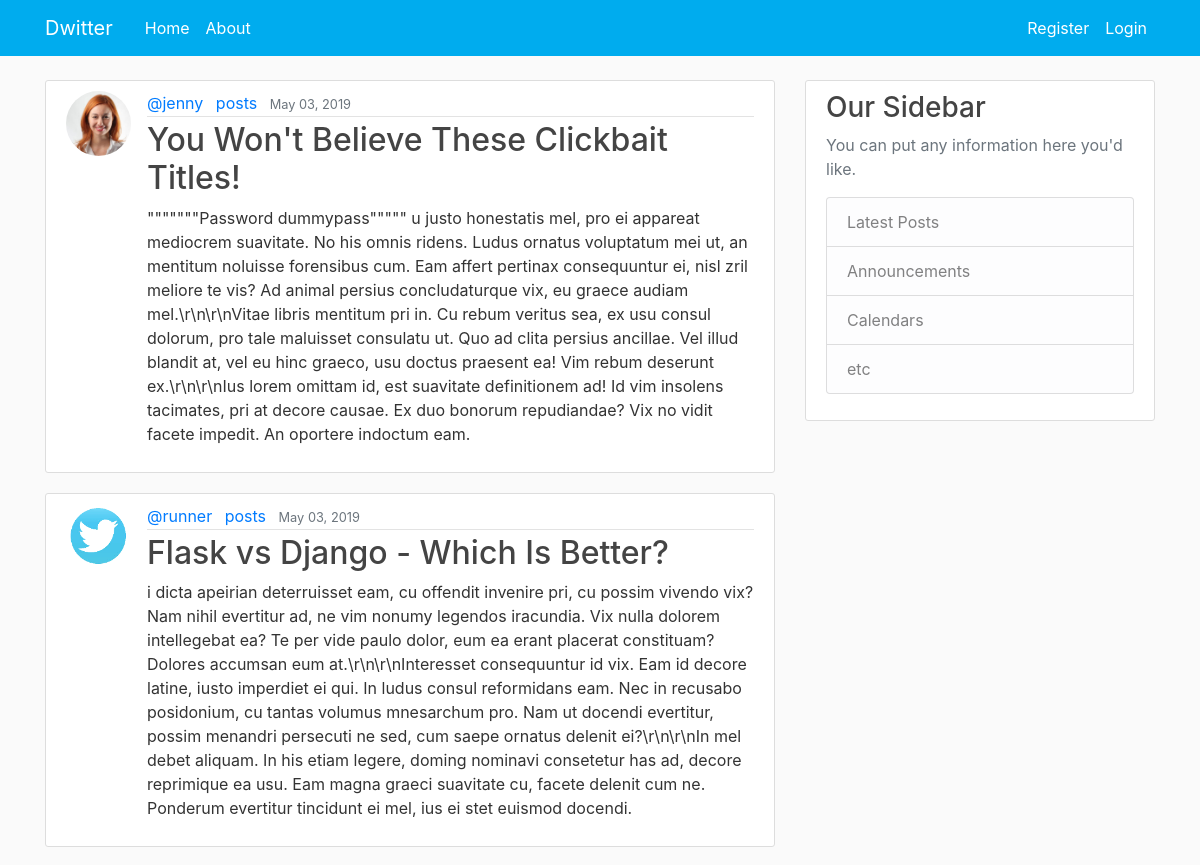
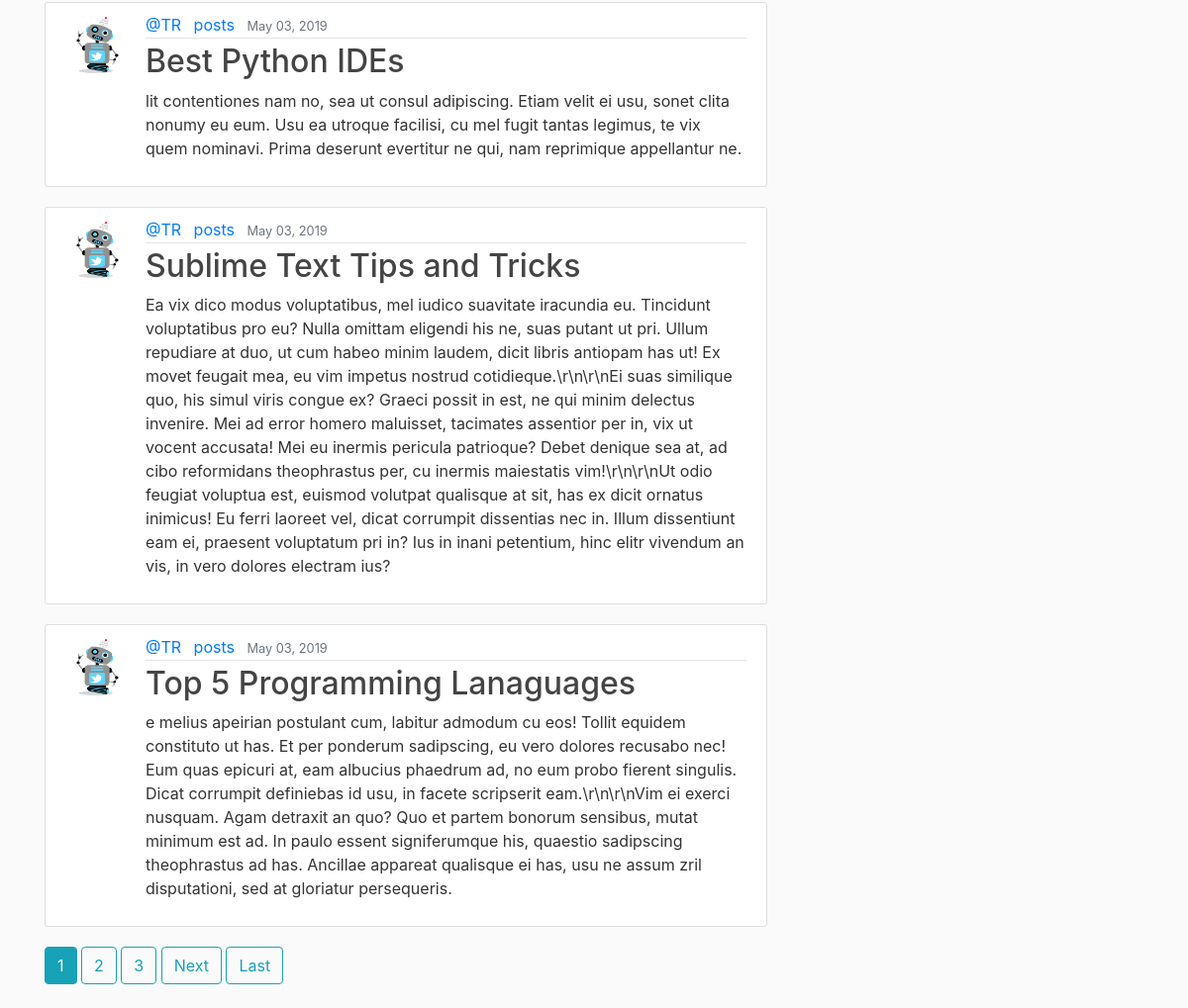
The page / on the database its author committed (2 pictures, top to bottom).
### blog/models.py (models this page shows, shortened)
class Post(models.Model):
    title = models.CharField(max_length=100)
    content = models.TextField()
    date_posted = models.DateTimeField(default=timezone.now)
    author = models.ForeignKey(User, on_delete=models.CASCADE)

### users/models.py (models this page shows, shortened)
class Profile(models.Model):
    user = models.OneToOneField(User, on_delete=models.CASCADE)
    image = models.ImageField(default='default.jpg', upload_to='profile_pics')

### blog/views.py (the view)
# urls.py: path('', PostListView.as_view(), name='blog-home'),
class PostListView(ListView):
    model = Post
    template_name = 'blog/home.html'  # <app>/<model>_<viewtype>.html
    context_object_name = 'posts'
    ordering = ['-date_posted']  # newest up
    paginate_by = 5

### blog/templates/blog/home.html (shortened to what this page needs)
{% extends "blog/base.html" %}
{% block content %}
    {% for post in posts %}
        <article class="media content-section">
            <img src="{{ post.author.profile.image.url }}" alt="user" class="rounded-circle article-img">
            <div class="media-body">
                <div class="article-metadata">
                    <a class="mr-2" href="/profile/?userId={{post.author.id}}">@{{ post.author }}</a>
                    <a class="mr-2" href="{% url 'user-posts' post.author.username %}">posts</a>
                    <small class="text-muted">{{ post.date_posted |date:"F d, Y" }}</small>
                </div>
                <h2><a class="article-title" href="{% url 'post-detail' post.id %}">{{ post.title }}</a></h2>
                <p class="article-content" class="text">{{ post.content }}</p>
            </div>
        </article>
    {% endfor %}
    {% if is_paginated %}
        {% for page in page_obj.paginator.page_range %}
            {% if page_obj.number == page %}
                <a href="?page={{ page }}" class="btn btn-info mb-4">{{ page }}</a>
            {% elif page > page_obj.number|add:'-3' and page < page_obj.number|add:'3' %}
                <a href="?page={{ page }}" class="btn btn-outline-info mb-4">{{ page }}</a>
            {% endif %}
        {% endfor %}
        {% if page_obj.has_next %}
            <a href="?page={{ page_obj.next_page_number }}" class="btn btn-outline-info mb-4">Next</a>
            <a href="?page={{ page_obj.paginator.num_pages }}" class="btn btn-outline-info mb-4">Last</a>
        {% endif %}
    {% endif %}
{% endblock content %}

### blog/templates/blog/base.html (shortened to what this page needs)
{%  load static %}
<!doctype html>
<html lang="en">
  <head>
    <link rel="stylesheet" href="https://stackpath.bootstrapcdn.com/bootstrap/4.3.1/css/bootstrap.min.css">
    <link rel="stylesheet" href="{% static 'blog/main.css' %}">
  </head>
  <body>
    <header class="site-header">
        <nav class="navbar navbar-expand-md navbar-dark bg-steel fixed-top">
            <div class="container">
                <a class="navbar-brand mr-4" href="/">Dwitter</a>
                <div class="collapse navbar-collapse" id="navbarToggle">
                    <div class="navbar-nav mr-auto">
                        <a class="nav-item nav-link" href="{% url 'blog-home' %}">Home</a>
                        <a class="nav-item nav-link" href="{% url 'blog-about' %}">About</a>
                    </div>
                    <div class="navbar-nav">
                        {% if user.is_authenticated %}
                            <a class="nav-item nav-link" href="{% url 'profile' %}">{{user.username}}</a>
                            <a class="nav-item nav-link" href="{% url 'post-create' %}">New post</a>
                            <a class="nav-item nav-link" href="{% url 'logout' %}">Logout</a>
                        {% else %}
                            <a class="nav-item nav-link" href="{% url 'register' %}">Register</a>
                            <a class="nav-item nav-link" href="{% url 'login' %}">Login</a>
                        {% endif %}
                    </div>
                </div>
            </div>
        </nav>
    </header>
    <main role="main" class="container">
        <div class="row">
            <div class="col-md-8">
                {% block content %}{% endblock %}
            </div>
            <div class="col-md-4">
                <div class="content-section">
                    <h3>Our Sidebar</h3>
                    <p class='text-muted'>You can put any information here you'd like.
                        <ul class="list-group">
                            <li class="list-group-item list-group-item-light">Latest Posts</li>
                            <li class="list-group-item list-group-item-light">Announcements</li>
                            <li class="list-group-item list-group-item-light">Calendars</li>
                            <li class="list-group-item list-group-item-light">etc</li>
                        </ul>
                    </p>
                </div>
            </div>
        </div>
    </main>
  </body>
</html>

### blog/static/blog/main.css (style rules this page uses)
body { background: #fafafa; color: #333333; margin-top: 5rem; }
h1, h2, h3, h4, h5, h6 { color: #444444; }
ul { margin: 0; }
.bg-steel { background-color: #00acee; }
.site-header .navbar-nav .nav-link { color: white; }
.content-section { background: #ffffff; padding: 10px 20px; border: 1px solid #dddddd; border-radius: 3px; margin-bottom: 20px; }
.article-title { color: #444444; }
.article-content { white-space: pre-line; }
.article-img { height: 65px; width: 65px; margin-right: 16px; }
.article-metadata { padding-bottom: 1px; margin-bottom: 4px; border-bottom: 1px solid #e3e3e3 }

### rows shown on the page
Post: author.profile.image (picture), author "jenny", date_posted "May 03, 2019", title "You Won't Believe These Clickbait Titles!", content "\"\"\"\"\"\"\"Password dummypass\"\"\"\"\" u justo honestatis mel, pro ei appareat mediocrem suavitate. No his omnis ridens. Ludus ornatus voluptatum mei ut, an mentitum noluisse forensibus cum. Eam affert pertinax consequuntur ei, nisl zril meliore te vis? Ad animal persius concludaturque vix, eu graece audiam mel.\\r\\n\\r\\nVitae libris mentitum pri in. Cu rebum veritus sea, ex usu consul dolorum, pro tale maluisset consulatu ut. Quo ad clita persius ancillae. Vel illud blandit at, vel eu hinc graeco, usu doctus praesent ea! Vim rebum deserunt ex.\\r\\n\\r\\nIus lorem omittam id, est suavitate definitionem ad! Id vim insolens tacimates, pri at decore causae. Ex duo bonorum repudiandae? Vix no vidit facete…"
Post: author.profile.image (picture), author "runner", date_posted "May 03, 2019", title "Flask vs Django - Which Is Better?", content "i dicta apeirian deterruisset eam, cu offendit invenire pri, cu possim vivendo vix? Nam nihil evertitur ad, ne vim nonumy legendos iracundia. Vix nulla dolorem intellegebat ea? Te per vide paulo dolor, eum ea erant placerat constituam? Dolores accumsan eum at.\\r\\n\\r\\nInteresset consequuntur id vix. Eam id decore latine, iusto imperdiet ei qui. In ludus consul reformidans eam. Nec in recusabo posidonium, cu tantas volumus mnesarchum pro. Nam ut docendi evertitur, possim menandri persecuti ne sed, cum saepe ornatus delenit ei?\\r\\n\\r\\nIn mel debet aliquam. In his etiam legere, doming nominavi consetetur has ad, decore reprimique ea usu. Eam magna graeci suavitate cu, facete delenit cum ne.…"
Post: author.profile.image (picture), author "TR", date_posted "May 03, 2019", title "Best Python IDEs", content "lit contentiones nam no, sea ut consul adipiscing. Etiam velit ei usu, sonet clita nonumy eu eum. Usu ea utroque facilisi, cu mel fugit tantas legimus, te vix quem nominavi. Prima deserunt evertitur ne qui, nam reprimique appellantur ne."
Post: author.profile.image (picture), author "TR", date_posted "May 03, 2019", title "Sublime Text Tips and Tricks", content "Ea vix dico modus voluptatibus, mel iudico suavitate iracundia eu. Tincidunt voluptatibus pro eu? Nulla omittam eligendi his ne, suas putant ut pri. Ullum repudiare at duo, ut cum habeo minim laudem, dicit libris antiopam has ut! Ex movet feugait mea, eu vim impetus nostrud cotidieque.\\r\\n\\r\\nEi suas similique quo, his simul viris congue ex? Graeci possit in est, ne qui minim delectus invenire. Mei ad error homero maluisset, tacimates assentior per in, vix ut vocent accusata! Mei eu inermis pericula patrioque? Debet denique sea at, ad cibo reformidans theophrastus per, cu inermis maiestatis vim!\\r\\n\\r\\nUt odio feugiat voluptua est, euismod volutpat qualisque at sit, has ex dicit ornatus…"
Post: author.profile.image (picture), author "TR", date_posted "May 03, 2019", title "Top 5 Programming Lanaguages", content "e melius apeirian postulant cum, labitur admodum cu eos! Tollit equidem constituto ut has. Et per ponderum sadipscing, eu vero dolores recusabo nec! Eum quas epicuri at, eam albucius phaedrum ad, no eum probo fierent singulis. Dicat corrumpit definiebas id usu, in facete scripserit eam.\\r\\n\\r\\nVim ei exerci nusquam. Agam detraxit an quo? Quo et partem bonorum sensibus, mutat minimum est ad. In paulo essent signiferumque his, quaestio sadipscing theophrastus ad has. Ancillae appareat qualisque ei has, usu ne assum zril disputationi, sed at gloriatur persequeris."

### other values the page prints
{{ page }} "1"
{{ page }} "2" "3"
